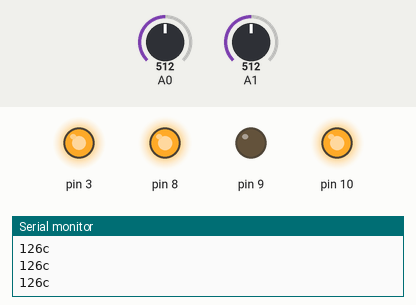
Bench run of a sketch on a simulated Arduino Uno, built with avr-gcc and run on an emulated ATmega328P. On the bench: output pins drawn as LEDs (lit = HIGH), the last lines printed to the serial monitor. Inputs (shaded band) come from the test bench; at power-on: A1 = 512, A0 = 512.

Above: at 1.2 s.
1.3 s: A1 set to 716
At 2.5 s:
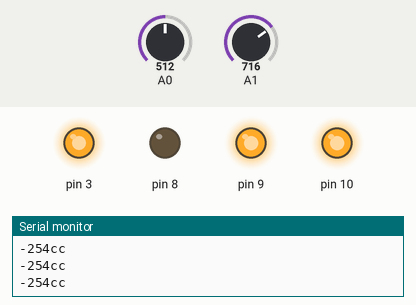
2.8 s: A0 set to 122
At 3.9 s:
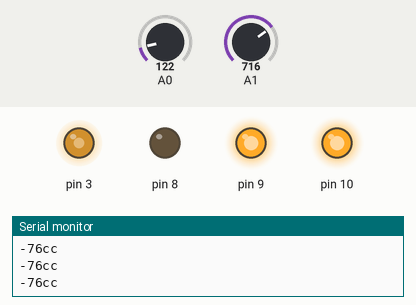
4.3 s: A0 set to 0
At 5.0 s:
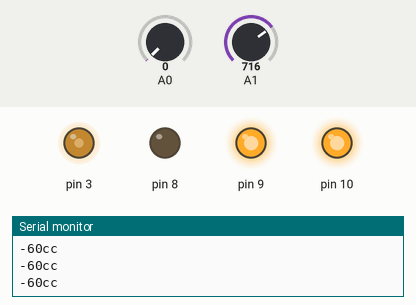
5.8 s: A1 set to 511
At 7.0 s:
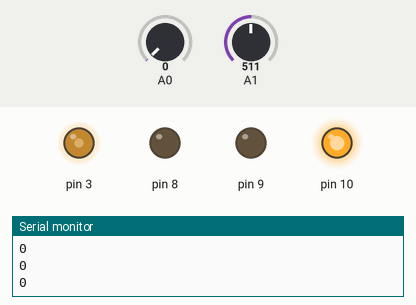
7.3 s: A1 set to 493
At 8.2 s:
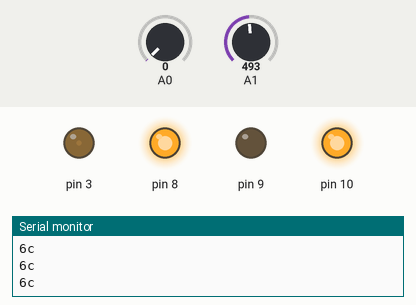
8.8 s: A1 set to 306
At 9.3 s:
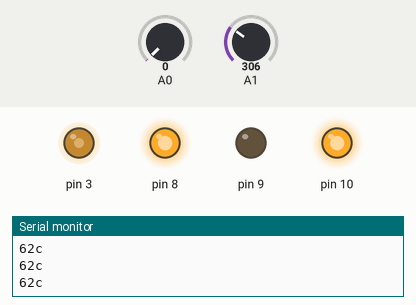
Timing chart, 0 to 11.3 s (numbered marks = the images above; inputs shaded):
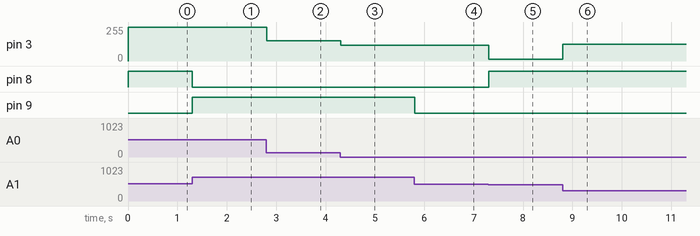

Measured:
- the behaviour switches between 507 and 506 on A1 (found by bisection; images 4 and 5)
- after the input at 1.3 s, pin 8: HIGH → LOW at once; pin 9: LOW → HIGH at once
- after the input at 2.8 s, pin 3: 252/255 → 152/255 at once
- after the input at 4.3 s, pin 3: 152/255 → 120/255 at once
- after the input at 5.8 s, pin 9: HIGH → LOW at once
- after the input at 7.3 s, pin 3: 120/255 → 12/255 at once; pin 8: LOW → HIGH at once
- after the input at 8.8 s, pin 3: 12/255 → 124/255 at once

The sketch:

main.ino
```cpp
#include "Accelerometer.h"
#include "Motor.h"
#include "Filter.h"

Accelerometer acc(A0, A1, A2);
Motor motor(3,8,9,10);
Filter filter(.5);

int test = 0;

void setup(){
  Serial.begin(9600);
  while (! Serial); //Wait for serial to begin
  motor.startup(); // Calls a function to set motor pins
}

void loop(){
  float temp = acc.GetTheta() * (255. / 3.14);
  int theta = static_cast<int>(temp);
  theta = 2 * theta;
  if(theta > 255){
    theta = 255;
  }
  if(theta < -255){
    theta = -255;
  }
  Serial.print(theta);

  if(theta > 0){
    motor.Clockwise(2*theta);
    //delay(100);
    Serial.println("c");
  } else if(theta < 0){
    motor.CounterClockwise(-2*theta);
    //delay(100);
    Serial.println("cc");
  } else {
    motor.Stop();
    Serial.println();
    }

  }
```
